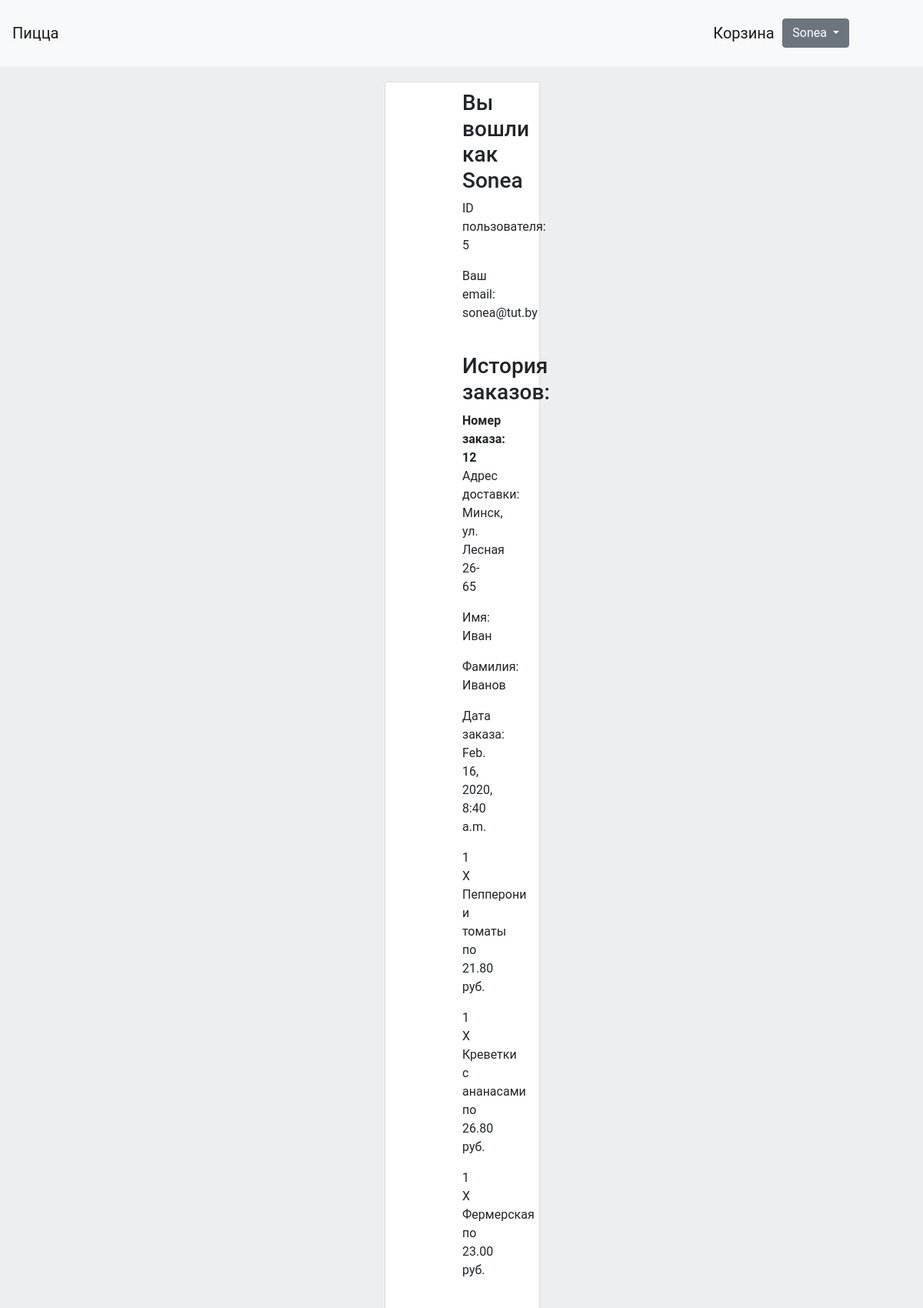
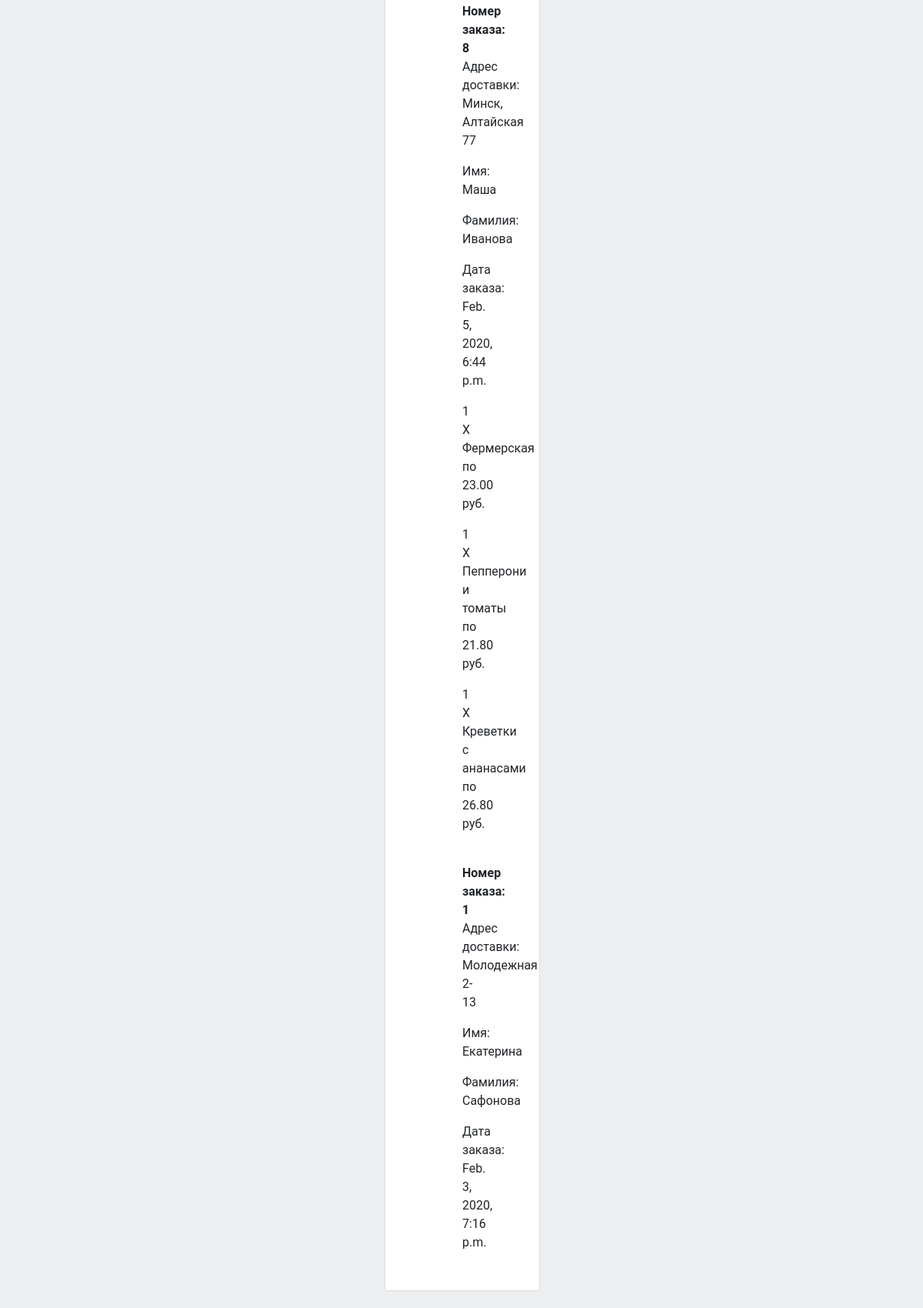
Page /2 (signed in, upper part) on the committed database (2 pictures, top to bottom).
### orders/models.py (models this page shows, shortened)
class Order(models.Model):
    first_name = models.CharField(max_length=50, default=None)
    last_name = models.CharField(max_length=50)
    email = models.EmailField()
    address = models.CharField(max_length=250)
    number = models.CharField(max_length=100)
    created = models.DateTimeField(auto_now_add=True)
    updated = models.DateTimeField(auto_now=True)
    paid = models.BooleanField(default=False)
    user = models.ForeignKey(User, on_delete=models.CASCADE)
    class Meta:
        ordering = ('-created',)
        verbose_name = 'Order'
        verbose_name_plural = 'Orders'

class ItemInOrder(models.Model):
    order = models.ForeignKey(Order, related_name='items', on_delete=models.CASCADE)
    product = models.ForeignKey(PizzaProduct, related_name='order_items', on_delete=models.CASCADE)
    price = models.DecimalField(max_digits=10, decimal_places=2)
    quantity = models.PositiveIntegerField(default=1)

### pizza_products/models.py (models this page shows, shortened)
class PizzaProduct(models.Model):
    name = models.CharField(max_length=150, blank=True, null=True, default=None)
    description = models.TextField(blank=True, null=True, default=None)
    price = models.DecimalField(max_digits=10, decimal_places=2, default=0)
    image = models.ImageField(upload_to='pizzas_images/', default="default image")
    class Meta:
        verbose_name = "Pizza"
        verbose_name_plural = "Pizzas"

### users/views.py (the view)
# urls.py: url(r"^(?P<user_id>[-\w]+)$", views.account, name="account"),
@login_required
def account(request, user_id):
    user = get_object_or_404(User, pk=user_id)
    my_orders = Order.objects.filter(user=user)
    orders_info = Order.objects.all()
    order_items = ItemInOrder.objects.all()
    return render(request, "users/account.html",
                  {"my_orders": my_orders, "order_items": order_items, "orders_info": orders_info})

### users/templates/users/account.html (shortened to what this page needs)
{% extends "base.html" %}
{% load static %}
{% block content %}
  <section>
    <div class="content-section">
      <h3 class="single-blog-post">Вы вошли как {{ user.username }}</h3>
        <p>ID пользователя: {{ user.id }}</p>
        <p>Ваш email: {{ user.email }}</p>
            <br>
      <h3 class="single-blog-post">История заказов:</h3>
      {% for order in my_orders %}
        <strong>Номер заказа: {{ order.id }}</strong>
          {% for info in orders_info %}
                {% if order.id == info.id %}
                    <p>Адрес доставки: {{ info.address }}</p>
                    <p>Имя: {{ info.first_name }}</p>
                    <p>Фамилия: {{ info.last_name }}</p>
                    <p>Дата заказа: {{ info.created }}</p>
                {% endif %}
            {% endfor %}
        {% for item in order_items %}
          {% if order.id == item.order.id %}
           <p>{{ item.quantity }} X {{ item.product.name }} по {{ item.product.price }} руб.</p>
          {% endif %}
        {% endfor %}
            <br>
      {% endfor %}
      </div>
  </section>
{% endblock content %}

### templates/base.html (shortened to what this page needs)
{% load static %}
<!DOCTYPE html>
<html lang="en">
<head>
    <link rel="stylesheet" href="https://stackpath.bootstrapcdn.com/bootstrap/4.4.1/css/bootstrap.min.css">
    <link rel="stylesheet" href="{% static 'style.css' %}">
</head>
<body>
    <div class="wrapper">
        <div class="wrapper-content">
            {% include 'navbar.html' %}
            {% block content %}
            {% endblock content %}
        </div>
    </div>
</body>
</html>

### templates/navbar.html (shortened to what this page needs)
<nav class="navbar navbar-expand-lg navbar-light bg-light">
  <a class="navbar-brand" href="{% url "home" %}">Пицца</a>
  <div class="collapse navbar-collapse" id="navbarSupportedContent">
      <div class="basket-container">
        <a class="navbar-brand" href="{% url "cart:cart_detail" %}">Корзина</a>
     </div>
<div class="btn-group" role="group" aria-label="Button group with nested dropdown">
  <div class="btn-group" role="group">
       {% if user.is_authenticated %}
    <button id="btnGroupDrop1" type="button" class="btn btn-secondary dropdown-toggle" data-toggle="dropdown" aria-haspopup="true" aria-expanded="false">
      {{ user.username }}
    </button>
       {% else %}
       <a class="nav-item nav-link" href="{% url 'login' %}">Войти</a>
                  <a class="nav-item nav-link" href="{% url 'register' %}">Зарегистрироваться</a>
              {% endif %}
  </div>
</div>
</div>
</nav>

### static/style.css (style rules this page uses)
html, body { height: 100%; max-height: 100%; font-family: 'Roboto', sans-serif; background-color: #edeef0; }
.navbar { margin-bottom: 0; }
.wrapper { min-height: 100%; }
.wrapper-content { overflow: auto; padding-bottom: 180px; }
.basket-container { position: relative; width: 100px; padding: 15px 10px; }
.content-section { background: #ffffff; padding: 10px 100px; border: 1px solid #dddddd; border-radius: 3px; margin: 20px 500px; }
.btn-group { margin-right: 40px; }

### rows in the picture
Order: id "12", address "Минск, ул. Лесная 26-65", first_name "Иван", last_name "Иванов", created "Feb. 16, 2020, 8:40 a.m."
ItemInOrder: quantity "1", product.name "Пепперони и томаты", product.price "21.80"
ItemInOrder: quantity "1", product.name "Креветки с ананасами", product.price "26.80"
ItemInOrder: quantity "1", product.name "Фермерская", product.price "23.00"
Order: id "8", address "Минск, Алтайская 77", first_name "Маша", last_name "Иванова", created "Feb. 5, 2020, 6:44 p.m."
ItemInOrder: quantity "1", product.name "Фермерская", product.price "23.00"
ItemInOrder: quantity "1", product.name "Пепперони и томаты", product.price "21.80"
ItemInOrder: quantity "1", product.name "Креветки с ананасами", product.price "26.80"
Order: id "1", address "Молодежная 2-13", first_name "Екатерина", last_name "Сафонова", created "Feb. 3, 2020, 7:16 p.m."

### other values in the picture
{{ user.username }} "Sonea"
{{ user.id }} "5"
{{ user.email }} "sonea@tut.by"
